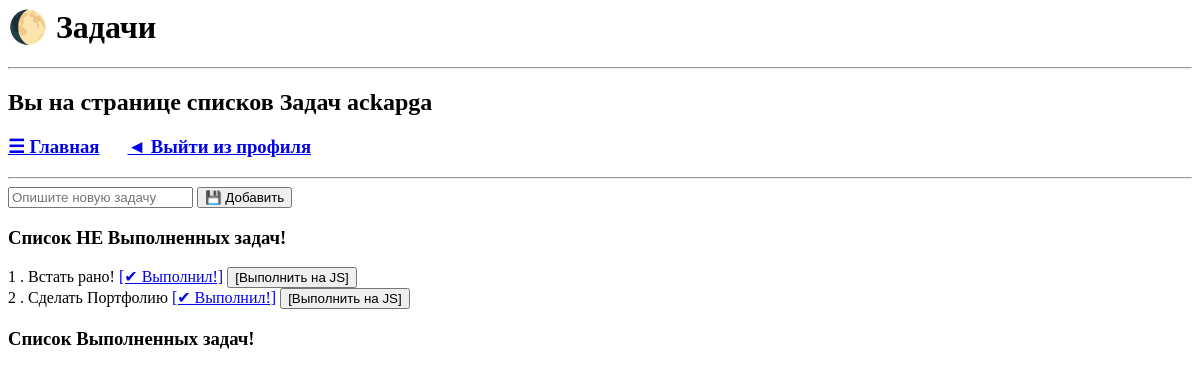
The page /?controller=tasks (signed in) on the database as committed earlier.
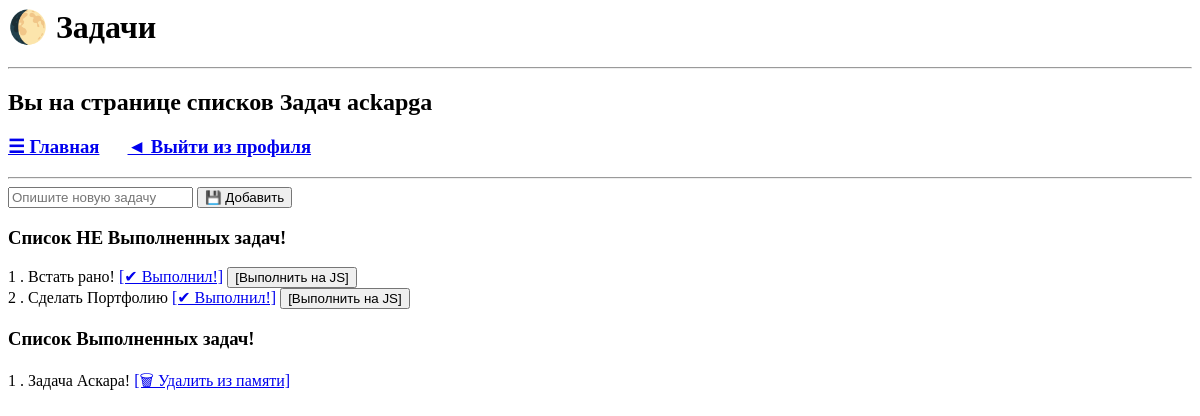
The same page on the database as committed later.
### tables this page shows
CREATE TABLE tasks (
    id          INTEGER     NOT NULL       PRIMARY KEY AUTOINCREMENT,
    user_id     INTEGER,
    description VARCHAR (150),
    isDone      TINYINT       DEFAULT (0) 
);

### controller/TasksController.php (called while the page is built, shortened)
<?php
require_once "model/Task.php";
require_once "model/TaskProvider.php";
require_once "model/User.php";
$pdo = require 'db.php';
$username = null;
$pageHeader = "&#127764; Задачи";
if (isset($_SESSION['username'])) {
    $username = $_SESSION['username']->getUsername();
} else {
    header("Location: /");
    die();
}
$taskProvider = new TaskProvider($pdo);
$tasksUndone = $taskProvider->getUndoneList();
$tasksDone = $taskProvider->getDoneList();
include "view/tasks.php";

### index.php (called while the page is built)
<?php
$controller = $_GET['controller'] ?? 'index';
$routes = require 'routes.php';
require_once $routes[$controller];

### model/User.php (called while the page is built, shortened)
<?php
class User
{
    private string $username;
    public function getUsername(): string
    {
        return $this->username;
    }
}

### model/TaskProvider.php (called while the page is built, shortened)
<?php
class TaskProvider
{
    private PDO $pdo;
    public function __construct(PDO $pdo)
    {
        $this->pdo = $pdo;
    }
    public function getUndoneList(): array
    {
        $statement = $this->pdo->prepare(
            'SELECT * FROM tasks WHERE isDone = 0 AND user_id = :id'
        );
        $statement->execute([
            'id' => $_SESSION['user_id'],
        ]);
        return $statement->fetchAll(PDO::FETCH_CLASS | PDO::FETCH_PROPS_LATE, Task::class);
    }
    public function getDoneList(): array
    {
        $statement = $this->pdo->prepare(
            'SELECT * FROM tasks WHERE isDone = 1 AND user_id = :id'
        );
        $statement->execute([
            'id' => $_SESSION['user_id'],
        ]);
        return $statement->fetchAll(PDO::FETCH_CLASS | PDO::FETCH_PROPS_LATE, Task::class);
    }
}

### model/Task.php (called while the page is built, shortened)
<?php
class Task
{
    private int $id;
    private string $description;
    public function __construct(string $description = '', bool $isDone = false)
    {
        $this->description = $description;
    }
    public function getId(): int
    {
        return $this->id;
    }
    public function getDescription(): string
    {
        return $this->description;
    }
}

### view/tasks.php (the view, shortened to what this page needs)
<head>
</head>
<body>
<h1><?= $pageHeader ?></h1>
<hr>
<?php if (is_null($username)): ?>
    <a href="/?controller=security">Войти</a>
<?php else: ?>
    <h2> Вы на странице списков Задач <?= $username ?></h2>
    <h3>
        <a href="/">&#x2630; Главная</a>
        <a href="/?controller=security&action=logout">&#x25C4; Выйти из профиля</a>
    </h3>
<?php endif; ?>
<hr>
<form action="/?controller=tasks&action=add" method="post">
    <input type="text" name="task" placeholder="Опишите новую задачу">
    <input type="submit" value="&#128190; Добавить">
</form>
<h3>Список НЕ Выполненных задач!</h3>
<?php foreach ($tasksUndone as $key => $task): ?>
    <?php $key = $key + 1 ?>
    <div id="<?= $task->getId() ?>">
        <?= $key ?> . <?= $task->getDescription() ?>
        <a href="/?controller=tasks&action=done&id=<?= $task->getId() ?>">[&#10004; Выполнил!]</a>
        <button class="done" date-id="<?= $task->getId() ?>">[Выполнить на JS]</button>
    </div>
<?php endforeach; ?>
<h3>Список Выполненных задач!</h3>
<?php foreach ($tasksDone as $key => $task): ?>
    <?php $key = $key + 1 ?>
    <div id="<?= $task->getId() ?>">
        <?= $key ?> . <?= $task->getDescription() ?>
        <a href="/?controller=tasks&action=remove&id=<?= $task->getId() ?>">[&#128465; Удалить из памяти]</a>
    </div>
<?php endforeach; ?>
</body>

Rows that differ between the two databases and show on the page:
added tasks: description "Задача Аскара!", shown under "Список Выполненных задач!"
